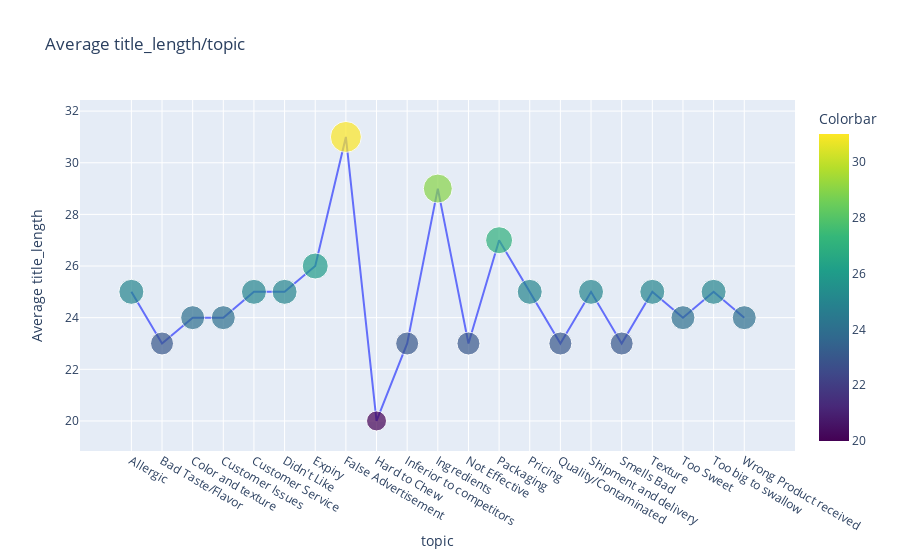

Notebook source saved alongside this figure:
### Code cell
create_aggregrated_plots('title_length', 'topic',1)

### Figure 1 — Plotly figure (JSON) as saved in the notebook; plotly's stock layout.template omitted (floating-point values rounded to 4 significant figures)
{"data": [{"marker": {"color": [25, 23, 24, 24, 25, 25, 26, 31, 20, 23, 29, 23, 27, 25, 23, 25, 23, 25, 24, 25, 24], "colorbar": {"title": {"text": "Colorbar"}}, "colorscale": [[0.0, "#440154"], [0.1111, "#482878"], [0.2222, "#3e4989"], [0.3333, "#31688e"], [0.4444, "#26828e"], [0.5556, "#1f9e89"], [0.6667, "#35b779"], [0.7778, "#6ece58"], [0.8889, "#b5de2b"], [1.0, "#fde725"]], "size": [25, 23, 24, 24, 25, 25, 26, 31, 20, 23, 29, 23, 27, 25, 23, 25, 23, 25, 24, 25, 24]}, "mode": "lines+markers", "type": "scatter", "x": ["Allergic", "Bad Taste/Flavor", "Color and texture", "Customer Issues", "Customer Service", "Didn't Like", "Expiry", "False Advertisement", "Hard to Chew", "Inferior to competitors", "Ingredients", "Not Effective", "Packaging", "Pricing", "Quality/Contaminated", "Shipment and delivery", "Smells Bad", "Texture", "Too Sweet", "Too big to swallow", "Wrong Product received"], "y": [25, 23, 24, 24, 25, 25, 26, 31, 20, 23, 29, 23, 27, 25, 23, 25, 23, 25, 24, 25, 24]}], "layout": {"title": {"text": "Average title_length/topic"}, "xaxis": {"title": {"text": "topic"}}, "yaxis": {"title": {"text": "Average title_length"}}}}
